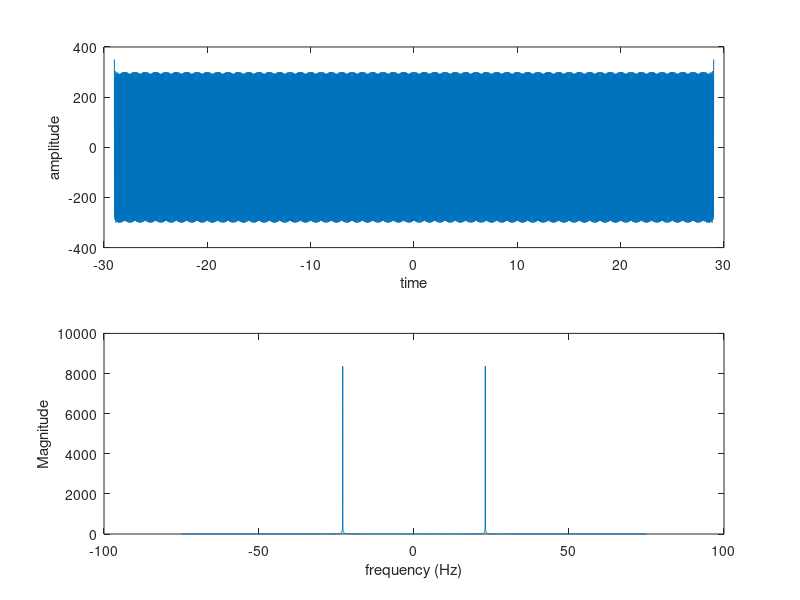

Reproduce this figure in MATLAB.
clear all
close all
N=2;
fm=100;
fs=150;
f_max=10;
f_min=100;
t=[-29:1/fs:29];
f1 = randi([10 100],1,1);
f2 = randi([10 100],1,1);
m1_t = N*cos(2*pi*f1*t) + N*cos(2*pi*f2*t);

ht=100*sinc(100*t);

y_t=conv(m1_t, ht, 'same');


len=length(y_t);
freqaxis=linspace(-fs/2, fs/2, len);
y_f= fft(y_t,len)/fs;

subplot(2,1,1), plot(t,y_t);
xlabel('time')
ylabel('amplitude')

subplot(2,1,2), plot(freqaxis,fftshift(abs(y_f)))
xlabel('frequency (Hz)')
ylabel('Magnitude')